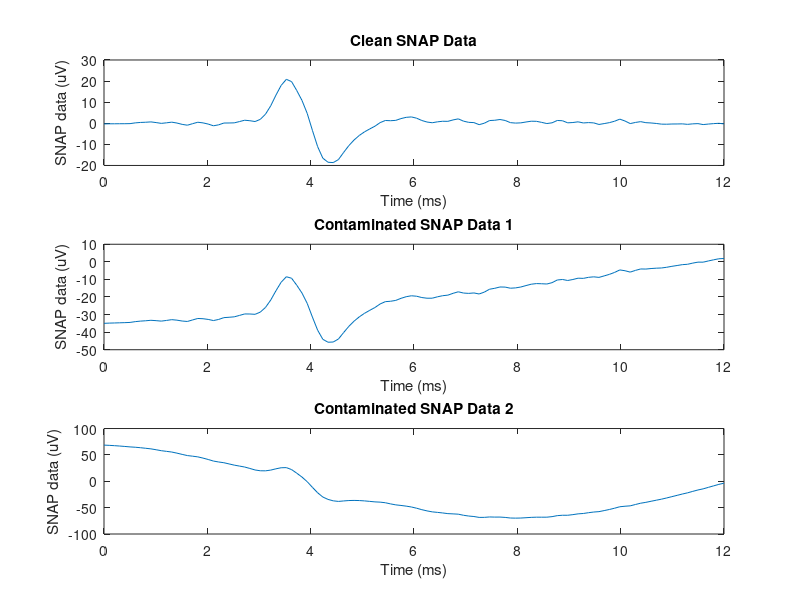

Write MATLAB code to recreate this figure. (Note: this script raises an error after producing the figure.)
%% Part 1
% Setting the baseline by finding the info for the clean SNAP signal and
% plotting all the data

% Load data file, sampled at fs over ts
load NerveDataProject3.mat; % uV
fs = 10; % kHz
ts = 12; % ms
t = linspace(0,ts,fs*ts); % time vector for data

% Creating dummy variables to make typing easier
s1 = cleanSnap_uV; % uV
s2 = contamSnap1_uV; % uV
s3 = contamSnap2_uV; % uV

% Plot the dummy variables
figure(1);
subplot(3,1,1);
plot(t,s1);
title('Clean SNAP Data')
ylabel('SNAP data (uV)')
xlabel('Time (ms)')
subplot(3,1,2);
plot(t,s2);
title('Contaminated SNAP Data 1')
ylabel('SNAP data (uV)')
xlabel('Time (ms)')
subplot(3,1,3);
plot(t,s3);
title('Contaminated SNAP Data 2')
ylabel('SNAP data (uV)')
xlabel('Time (ms)')

% Calling the function
[ampl_Clean,latency_Clean] = analyzeSNAP(s1,fs);

% Display latency and amplitude in title
supTitle = sprintf('SNAP Data: clean amplitude = %.2f uV, latency = %.2f ms', ampl_Clean, latency_Clean);
suptitle(supTitle)

% Print the shell function
type('analyzeSNAP.m')

%% Part 2
% Applying an 8th order butterworth (IIR) filter to the signal and analyze 
% the filters frequency response

% Create the butterworth filter
[b1,a1] = butter(8,100/(10000/2),'high');
[gd1,w1] = grpdelay(b1,a1);
n = length(w1);
[gd1ms,w1] = grpdelay(b1,a1,n,fs*1000);

[h1,w1] = freqz(b1,a1,n);
h1dB = mag2db(abs(h1));
f1 = fs*1000*w1/(2*pi);

figure(2)
subplot(2,1,1)
plot(f1,h1dB)
title('Frequency response of 8th order Butterworth highpass filter, fc = 100 Hz')
ylabel('Magnitude of frequency response h1 dB')
xlabel('frequency (Hz)')
axis([0 1000 min(h1dB)-1 max(h1dB)+1])

subplot(2,1,2)
plot(f1,gd1ms/10)
title('Group delay of same filter')
xlabel('Frequency (Hz)')
ylabel('Group delay (ms)')

%%
% a) Taken from the graph: the filter will affect the signal by -37.2dB at
% ~60 Hz
% b) Right around the cutoff frequency at 100Hz there will be some
% attentuation of the signal, but it will be less than or equal to 3dB. At
% around 200 Hz there will still be some attenuation of the signal, but on
% a decibel scale it will basically be negligible. I don't know if it
% counts as signal distortion, but in that frequency range there will be a
% group delay affecting the signal which may cause frequencies in that
% range come later than expected.

%% Part 3
% Creating a convolutional FIR filter for cleaning up the data
[b2,a2] = fir1(51,100/(10000/2),'high');
[gd2,w2] = grpdelay(b2,a2);
n = length(w2);
[gd2ms,w2] = grpdelay(b2,a2,n,fs*1000);

[h2,w2] = freqz(b2,a2,n);
h2dB = mag2db(abs(h2));
f2 = fs*1000*w2/(2*pi);

figure(3)
subplot(2,1,1)
plot(f2,h2dB)
title('Frequency response of FIR highpass filter, fc = 100 Hz')
ylabel('Magnitude of frequency response h1 dB')
xlabel('frequency (Hz)')
axis([0 1000 min(h2dB)-1 max(h2dB)+1])

subplot(2,1,2)
plot(f2,gd2ms/10)
title('Group delay of same filter')
xlabel('Frequency (Hz)')
ylabel('Group delay (ms)')

%%
% a) at 60Hz the filter will suppress the signal by 5.85dB
% b) yes, there will be magnitude loss in the frequency range for the SNAP
% signal, but the signal will not be distorted because the group delay is
% constant.

%% Part 4
% What estimates can you make about the filters in terms of computational
% load?
% The computational load for the IIR filter will probably be much lower
% than the load for the FIR filter because the number of coefficients for
% the filter are much greater, so the amount of work needing to be done in
% the convolution is much much greater.

%% Part 5
% Applying each of the filters to the clean signal to see the affect on
% latency and amplitude.

% First the IIR filter
clean_IIR_Filter = filter(b1,a1,cleanSnap_uV);
[ampl_Clean_IIR,latency_Clean_IIR] = analyzeSNAP(clean_IIR_Filter,fs);
title_IIR = sprintf('IIR filtering of clean signal, amplitude = %.2f, latency = %.2f',ampl_Clean_IIR,latency_Clean_IIR);

% Now the FIR filter
clean_FIR_Filter = filter(b2,a2,cleanSnap_uV);
[ampl_Clean_FIR,latency_Clean_FIR] = analyzeSNAP(clean_FIR_Filter,fs);
title_FIR = sprintf('FIR filtering of clean signal, amplitude = %.2f, latency = %.2f',ampl_Clean_FIR,latency_Clean_FIR);


% Plot everything
figure(4)
subplot(3,1,1);
plot(t,cleanSnap_uV);
xlabel('Time (ms)');
ylabel('Unfiltered Signal (uV)')
title(sprintf('Unfiltered clean signal, amplitude = %.2f, latency = %.2f',ampl_Clean,latency_Clean))

subplot(3,1,2);
plot(t,clean_IIR_Filter);
xlabel('Time (ms)');
ylabel('Filtered Signal (uV)')
title(title_IIR)

subplot(3,1,3);
plot(t,clean_FIR_Filter);
xlabel('Time (ms)');
ylabel('Filtered Signal (uV)')
title(title_FIR)

%%
% a) In the IIR filter you can see significant distortion between the
% unfiltered and filtered signal, where the waveform is changed
% significantly, but there is not very much of a delay in the signal, where
% the FIR filter barely changes the signal at all (aside from some minor
% attenuation) but has a larger delay in the signal.
% 
% b) The latency shift in the filter is going to be 2.6ms. This is because
% the group delay across the frequency spectrum is uniform at 2.6ms. The
% group delay for an FIR filter is going to mean that the output is delayed
% by half of the order of the filter in samples (i.e. for a 52nd order
% filter it will be delayed by 26 samples, at fs = 10k, 1 sample equates to
% 0.1ms. For a 21 point filter the delay would be 11 samples or 1.1ms. If I
% were going to present the data to a doctor who doesn't care about the
% latency caused by the filter but only the latency in the signal, I would
% take the order of the filter (if odd add 1) and divide by two times the
% sample frequency and then subtract this number from the overall latency.
% The I would remove the predictable error in the data.

%% Part 6
% In this section s1 = original snap, s2 = contaminated snap 1, s3 =
% contaminated snap 2
S2_IIR = filter(b1,a1,s2);
S2_FIR = filter(b2,a2,s2);
S3_IIR = filter(b1,a1,s3);
S3_FIR = filter(b2,a2,s3);

% Comparing the shifted and unshifted filtering
% figure(5)
% subplot(4,2,1)
% plot(t,S2_IIR)
% title('s2 IIR')
% xlabel('Time (ms)')
% ylabel('Magnitude (uV)')
% 
% subplot(4,2,3)
% plot(t,S2_FIR)
% title('s2 FIR')
% xlabel('Time (ms)')
% ylabel('Magnitude (uV)')
% 
% subplot(4,2,5)
% plot(t,S3_IIR)
% title('s3 IIR')
% xlabel('Time (ms)')
% ylabel('Magnitude (uV)')
% 
% subplot(4,2,7)
% plot(t,S3_FIR)
% title('s3 FIR')
% xlabel('Time (ms)')
% ylabel('Magnitude (uV)')

s22 = s2 - s2(1);
s32 = s3 - s3(1);
S22_IIR = filter(b1,a1,s22);
S22_FIR = filter(b2,a2,s22);
S32_IIR = filter(b1,a1,s32);
S32_FIR = filter(b2,a2,s32);

% Plots to compare the 
% subplot(4,2,2)
% plot(t,S22_IIR)
% title('s2 shifted IIR')
% xlabel('Time (ms)')
% ylabel('Magnitude (uV)')
% 
% subplot(4,2,4)
% plot(t,S22_FIR)
% title('s2 shifted FIR')
% xlabel('Time (ms)')
% ylabel('Magnitude (uV)')
% 
% subplot(4,2,6)
% plot(t,S32_IIR)
% title('s3 shifted IIR')
% xlabel('Time (ms)')
% ylabel('Magnitude (uV)')
% 
% subplot(4,2,8)
% plot(t,S32_FIR)
% title('s3 shifted FIR')
% xlabel('Time (ms)')
% ylabel('Magnitude (uV)')
% 
% suptitle('Testing to compare DC shift of signals')

[ampl_S2_IIR,lat_S2_IIR] = analyzeSNAP(S22_IIR,fs);
[ampl_S2_FIR,lat_S2_FIR] = analyzeSNAP(S22_FIR,fs);
[ampl_S3_IIR,lat_S3_IIR] = analyzeSNAP(S32_IIR,fs);
[ampl_S3_FIR,lat_S3_FIR] = analyzeSNAP(S32_FIR,fs);

figure(5)
subplot(2,2,1)
plot(t,S22_IIR)
title(sprintf('S2 IIR Filter, amp = %.2f, lat = %.2f',ampl_S2_IIR,lat_S2_IIR))
xlabel('Time (ms)')
ylabel('Magnitude (uV)')

subplot(2,2,2)
plot(t,S22_FIR)
title(sprintf('S2 FIR Filter, amp = %.2f, lat = %.2f',ampl_S2_FIR,lat_S2_FIR))
xlabel('Time (ms)')
ylabel('Magnitude (uV)')

subplot(2,2,3)
plot(t,S32_IIR)
title(sprintf('S3 IIR Filter, amp = %.2f, lat = %.2f',ampl_S3_IIR,lat_S3_IIR))
xlabel('Time (ms)')
ylabel('Magnitude (uV)')

subplot(2,2,4)
plot(t,S32_FIR)
title(sprintf('S3 FIR Filter, amp = %.2f, lat = %.2f',ampl_S3_FIR,lat_S3_FIR))
xlabel('Time (ms)')
ylabel('Magnitude (uV)')

suptitle('IIR vs FIR Filtering on two noisy SNAP signals')

%%
% a) Removing the initial offset gets rid of the DC bias in the signal,
% cleaning the signal a little bit further so that when the signal is 
% convolved with the filter more accurate values are used and the error 
% does not propogate through the signal.
% 
% b) In the second contaminated signal there is some sort of exponentially
% decreasing DC noise. the IIR filter handles this much better, yeilding a
% similar result to the other contaminated signal (this is because the
% cutoff for the highpass IIR filter is significantly sharper than that of
% the FIR filter so it removes the DC components better, but the group
% phase delay makes it so that the signal is not as clean as that of the
% FIR filter. So basically, the IIR filter handles low frequency noise
% better but introduces a delay in the frequency messing with the quality
% of the signal, where the IIR offers a constant phase delay but does not
% do as good of a job removing the low frequency noise because the filter
% is a smoother cutoff.

%% Part 7
% Can you see any start up transients or edge effects?
% Yes, for the FIR filter toward the end of the signal there was a
% significant trend up and a slight delay to begin taking affect. For the
% IIR there was an initial slight downward trend in the data but at the end
% there was a large growth in the signal.
% 
% For the FIR filter calculate the relationship between the start up region
% and the filter length.
% The FIR filter is going to have a start up region that is one half of the
% length of the filter coefficient vector plus one because of the way the
% convolution works, in terms of samples. Divide this by the sampling
% frequency and you get the overlap in terms of milliseconds and is the
% same as the group phase delay, 2.6ms.

%% Part 8
% Use filtfilt with the IIR filter on all the signals
S13 = filtfilt(b1,a1,s1);
S23 = filtfilt(b1,a1,s2);
S33 = filtfilt(b1,a1,s3);

[amp1,lat1] = analyzeSNAP(S13,fs);
[amp2,lat2] = analyzeSNAP(S23,fs);
[amp3,lat3] = analyzeSNAP(S33,fs);

figure(6)
subplot(3,1,1)
plot(t,S13)
title(sprintf('Filtfilt IIR s1, amp = %.2f, lat = %.2f',amp1,lat1))
xlabel('Time (ms)')
ylabel('Signal (uV)')

subplot(3,1,2)
plot(t,S23)
title(sprintf('Filtfilt IIR s2, amp = %.2f, lat = %.2f',amp2,lat2))
xlabel('Time (ms)')
ylabel('Signal (uV)')

subplot(3,1,3)
plot(t,S33)
title(sprintf('Filtfilt IIR s3, amp = %.2f, lat = %.2f',amp3,lat3))
xlabel('Time (ms)')
ylabel('Signal (uV)')

%%
% I had trouble actually being able to implement the filtfilt command
% because the dimensions of the signal matrix said they were not compatible
% the with dimensions required to use the command (signal is 120 samples, 
% requires 156 length vector, and I tried using a zero buffer but it failed
% (horribly), but from my understanding of what the filter does, using the
% filtfilt command runs the filter across the signal twice, attenuating a 
% signal by the amplitude of the filter squared (or doubled in dB).